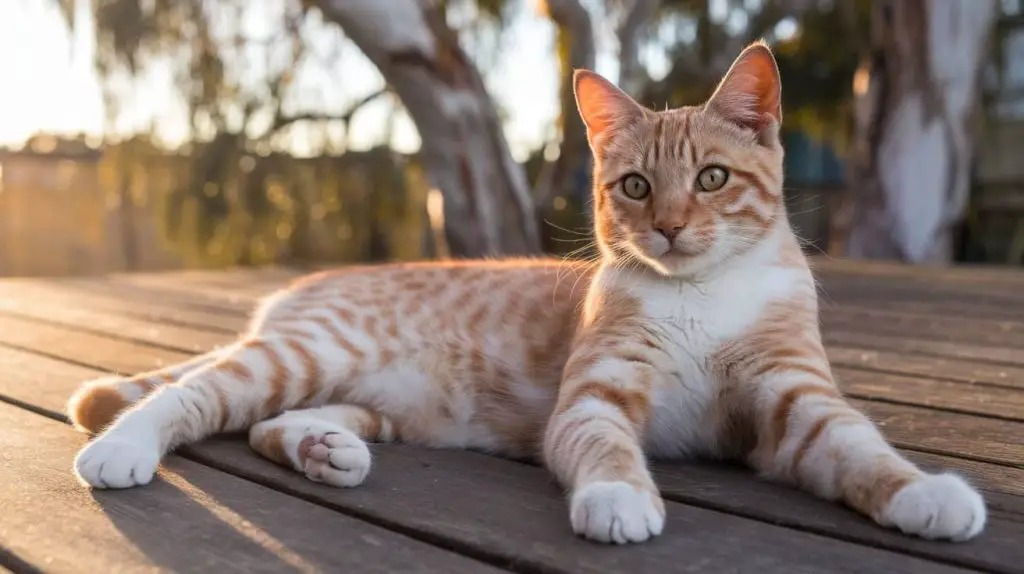
#> input picture src/Day 78/cat.png, 1024 x 574 px, found by its file name
$ jupyter execute 'day 78_Transfer Learning.ipynb'   (shell and % lines are left out)
#> lines starting #> are read from the running program, lines starting #| are printed output that depends on the picture; after the words box and inside, x2 and y2 are one past the last pixel; in counts of white or black regions, pixels touching at a corner belong together
[cell 1]
#Install Libraries

[cell 2]
#import libraries
import cv2
import numpy as np
from matplotlib import pyplot as plt

[cell 3]
#Load Image
img = cv2.imread("B:\AIML Internship\src\Day 78\cat.png")   # Replace with your image
#> img is the input picture: shape (574, 1024, 3); mean B, G, R 113.2, 123.6, 140.2
img = cv2.cvtColor(img, cv2.COLOR_BGR2RGB)

plt.imshow(img)
plt.title("Original Image")
plt.axis('off')

[cell 4]
#Image Masking
mask = np.zeros(img.shape[:2], dtype="uint8")

h, w = mask.shape
#> h = 574; w = 1024
center = (w//2, h//2)
#> center = (512, 287)
radius = 100

cv2.circle(mask, center, radius, 255, -1)
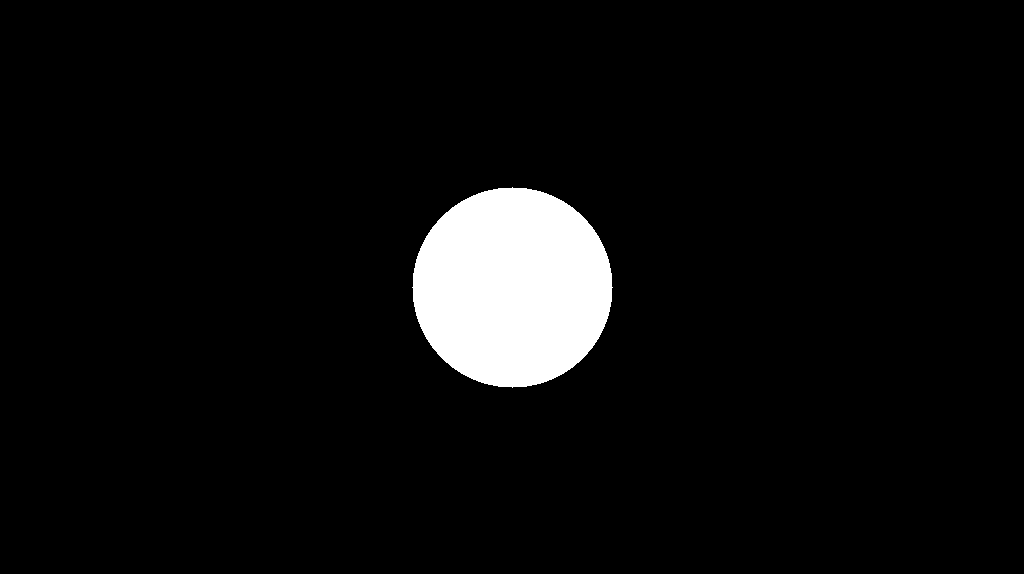
#> mask: shape (574, 1024); 5.3% white; 1 white region, box (x1, y1, x2, y2) and area: (412, 187, 613, 388) 31417

masked = cv2.bitwise_and(img, img, mask=mask)
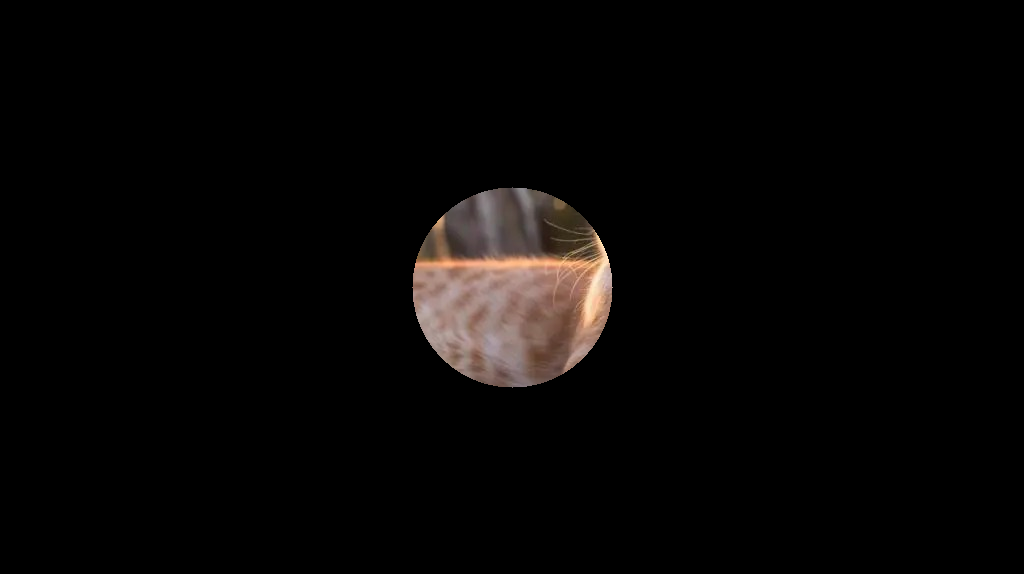
#> masked: shape (574, 1024, 3); mean R, G, B 7.5, 6, 5.4

plt.imshow(masked)
plt.title("Circular Mask Applied")
plt.axis('off')

[cell 5]
#Color Channel Splitting
b, g, r = cv2.split(img)
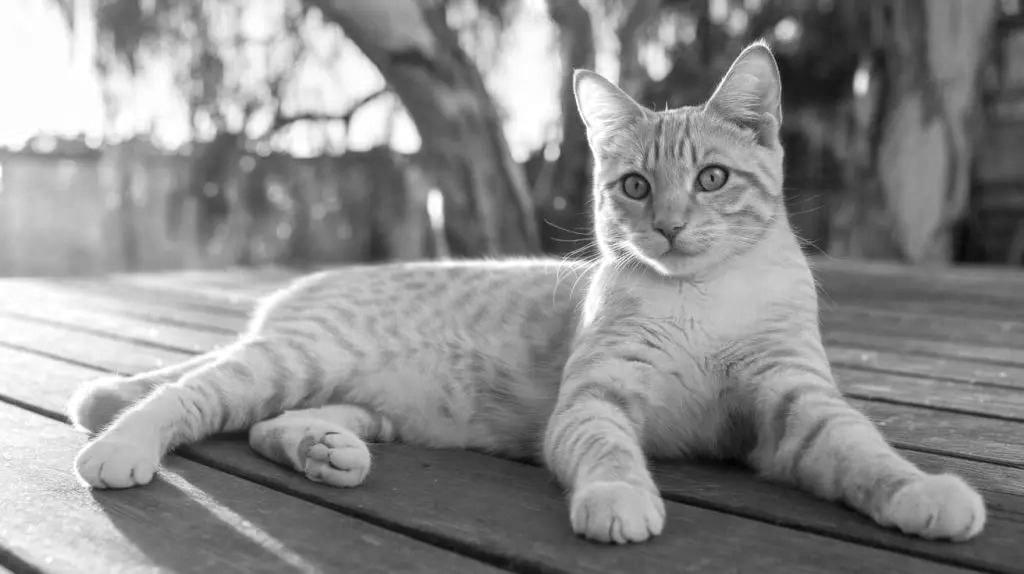
#> b: shape (574, 1024); min 2, max 255, mean 140.2
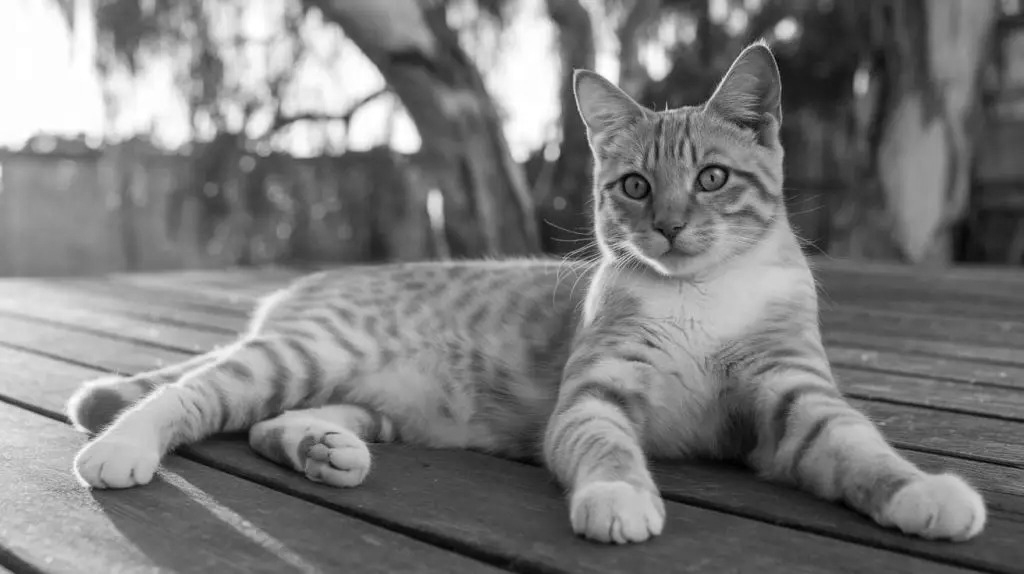
#> g: shape (574, 1024); min 0, max 255, mean 123.6
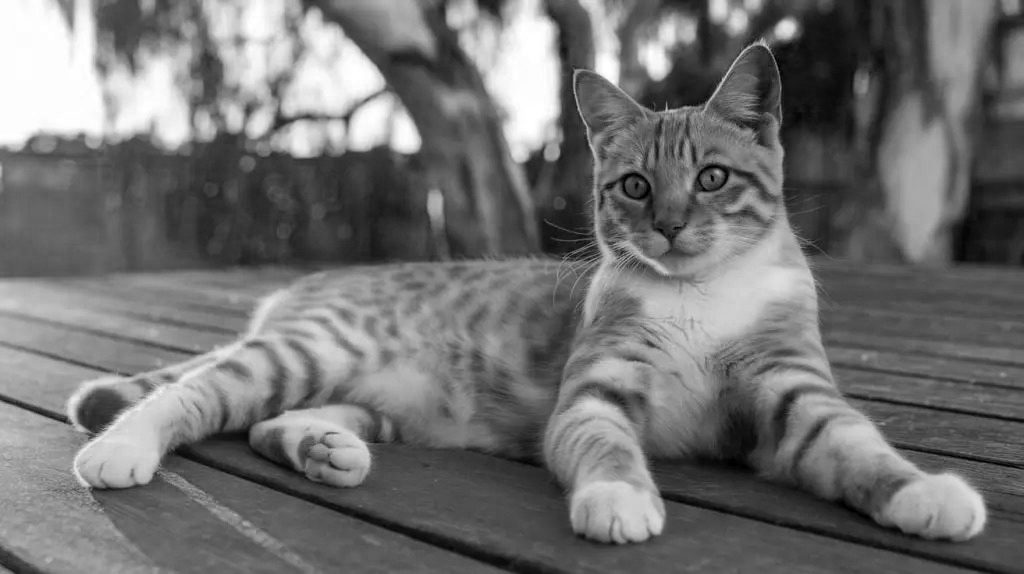
#> r: shape (574, 1024); min 0, max 255, mean 113.2

plt.figure(figsize=(10,4))

plt.subplot(1,3,1)
plt.imshow(r, cmap='Reds')
plt.title("Red Channel")

plt.subplot(1,3,2)
plt.imshow(g, cmap='Greens')
plt.title("Green Channel")

plt.subplot(1,3,3)
plt.imshow(b, cmap='Blues')
plt.title("Blue Channel")

[cell 6]
#Histogram Equalization
gray = cv2.cvtColor(img, cv2.COLOR_RGB2GRAY)

equalized = cv2.equalizeHist(gray)
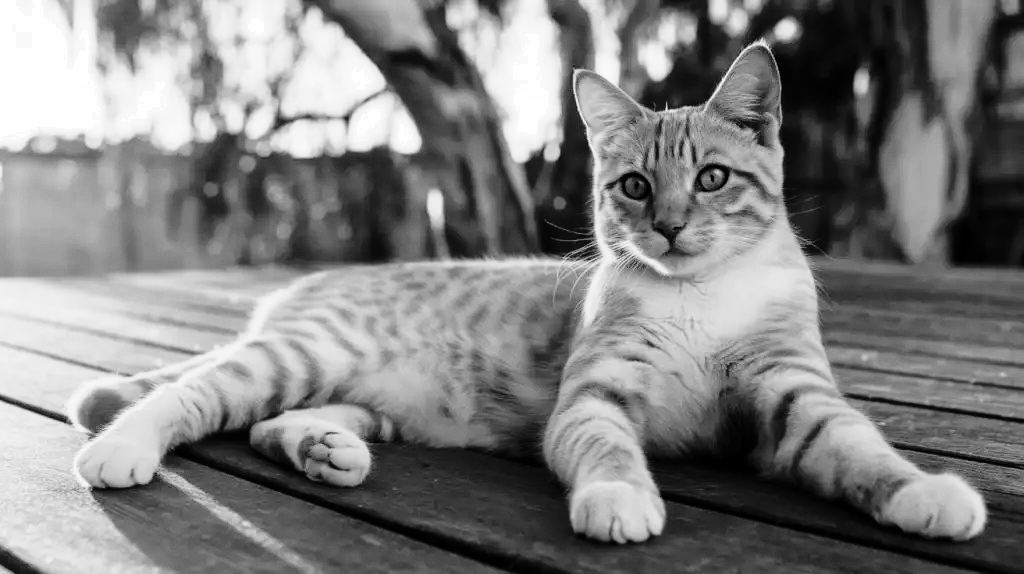
#> equalized: shape (574, 1024); min 0, max 255, mean 128.2

plt.subplot(1,2,1)
plt.imshow(gray, cmap='gray')
plt.title("Original Gray")

plt.subplot(1,2,2)
plt.imshow(equalized, cmap='gray')
plt.title("Equalized Image")

[cell 7]
#Image Blurring
gaussian = cv2.GaussianBlur(img, (5,5), 0)
median = cv2.medianBlur(img, 5)
bilateral = cv2.bilateralFilter(img, 9, 75, 75)

plt.figure(figsize=(10,6))

plt.subplot(2,2,1)
plt.imshow(img)
plt.title("Original")

plt.subplot(2,2,2)
plt.imshow(gaussian)
plt.title("Gaussian")

plt.subplot(2,2,3)
plt.imshow(median)
plt.title("Median")

plt.subplot(2,2,4)
plt.imshow(bilateral)
plt.title("Bilateral")

[cell 8]
#Canny Edge Detection
edges = cv2.Canny(gray, 100, 200)
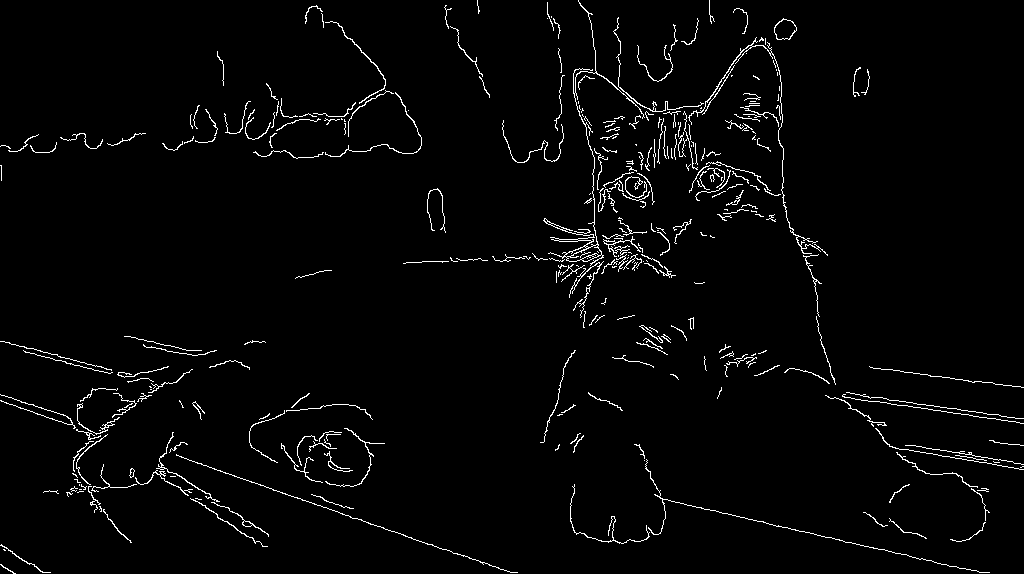
#> edges: shape (574, 1024); 2.5% white in thin lines or dots

plt.imshow(edges, cmap='gray')
plt.title("Canny Edge Detection")
plt.axis('off')
